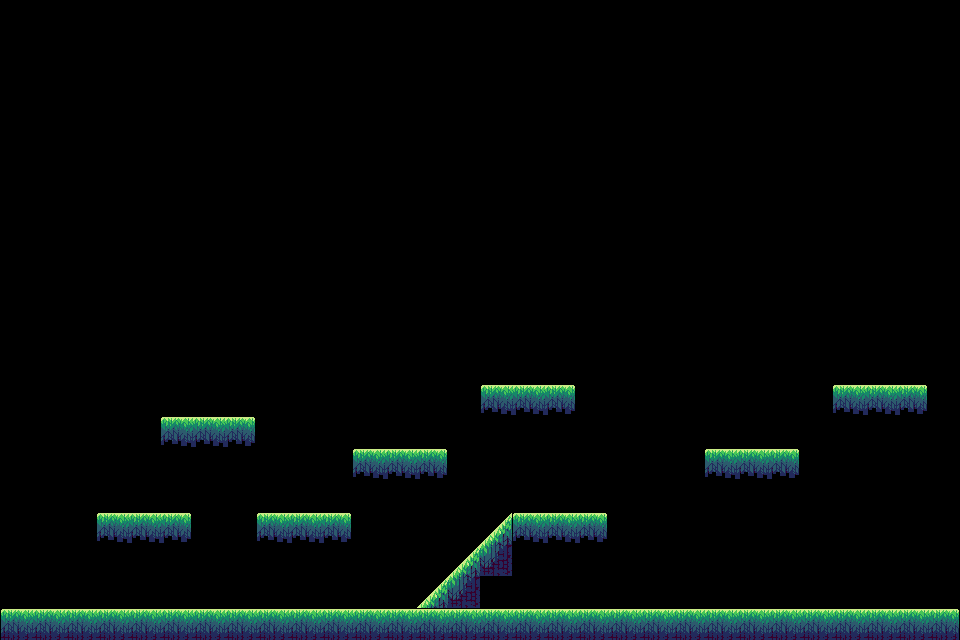

A 2D game scene composited from a Tiled map and its tileset images. What follows is a short description and the map's XML, with every tile layer's data as written:
An orthogonal 30x20 tile map with 32x32 px tiles, 1 tile layer (Tile Layer 1).

<map version="1.10" tiledversion="1.10.2" orientation="orthogonal" renderorder="right-down" width="30" height="20" tilewidth="32" tileheight="32" infinite="0" nextlayerid="2" nextobjectid="1">
 <tileset firstgid="1" source="../Tilesets/Tileset.tsx" />
 <layer id="1" name="Tile Layer 1" width="30" height="20">
  <data encoding="csv">
0,0,0,0,0,0,0,0,0,0,0,0,0,0,0,0,0,0,0,0,0,0,0,0,0,0,0,0,0,0,
0,0,0,0,0,0,0,0,0,0,0,0,0,0,0,0,0,0,0,0,0,0,0,0,0,0,0,0,0,0,
0,0,0,0,0,0,0,0,0,0,0,0,0,0,0,0,0,0,0,0,0,0,0,0,0,0,0,0,0,0,
0,0,0,0,0,0,0,0,0,0,0,0,0,0,0,0,0,0,0,0,0,0,0,0,0,0,0,0,0,0,
0,0,0,0,0,0,0,0,0,0,0,0,0,0,0,0,0,0,0,0,0,0,0,0,0,0,0,0,0,0,
0,0,0,0,0,0,0,0,0,0,0,0,0,0,0,0,0,0,0,0,0,0,0,0,0,0,0,0,0,0,
0,0,0,0,0,0,0,0,0,0,0,0,0,0,0,0,0,0,0,0,0,0,0,0,0,0,0,0,0,0,
0,0,0,0,0,0,0,0,0,0,0,0,0,0,0,0,0,0,0,0,0,0,0,0,0,0,0,0,0,0,
0,0,0,0,0,0,0,0,0,0,0,0,0,0,0,0,0,0,0,0,0,0,0,0,0,0,0,0,0,0,
0,0,0,0,0,0,0,0,0,0,0,0,0,0,0,0,0,0,0,0,0,0,0,0,0,0,0,0,0,0,
0,0,0,0,0,0,0,0,0,0,0,0,0,0,0,0,0,0,0,0,0,0,0,0,0,0,0,0,0,0,
0,0,0,0,0,0,0,0,0,0,0,0,0,0,0,0,0,0,0,0,0,0,0,0,0,0,0,0,0,0,
0,0,0,0,0,0,0,0,0,0,0,0,0,0,0,49,50,51,0,0,0,0,0,0,0,0,49,50,51,0,
0,0,0,0,0,49,50,51,0,0,0,0,0,0,0,0,0,0,0,0,0,0,0,0,0,0,0,0,0,0,
0,0,0,0,0,0,0,0,0,0,0,49,50,51,0,0,0,0,0,0,0,0,49,50,51,0,0,0,0,0,
0,0,0,0,0,0,0,0,0,0,0,0,0,0,0,0,0,0,0,0,0,0,0,0,0,0,0,0,0,0,
0,0,0,49,50,51,0,0,49,50,51,0,0,0,0,43,49,50,51,0,0,0,0,0,0,0,0,0,0,0,
0,0,0,0,0,0,0,0,0,0,0,0,0,0,43,55,0,0,0,0,0,0,0,0,0,0,0,0,0,0,
0,0,0,0,0,0,0,0,0,0,0,0,0,43,55,0,0,0,0,0,0,0,0,0,0,0,0,0,0,0,
1,2,2,2,2,2,2,2,2,2,2,2,2,2,2,2,2,2,2,2,2,2,2,2,2,2,2,2,2,3
</data>
 </layer>
</map>
